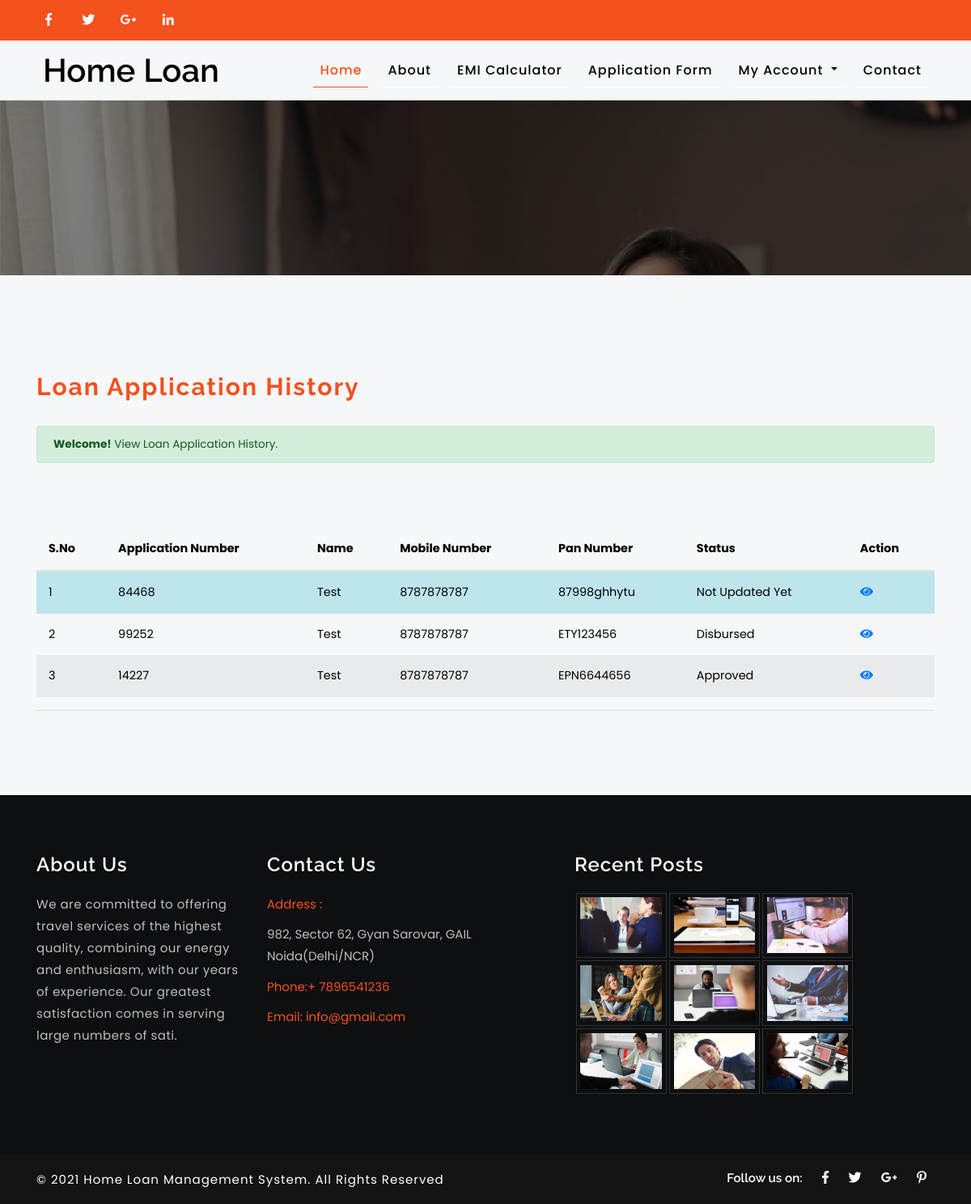
Page /application-history.php (signed in) on the committed database.
### tables this page shows
CREATE TABLE `tblapplication` (
  `ID` int(10) NOT NULL,
  `UserID` int(10) DEFAULT NULL,
  `ApplicationNumber` int(10) DEFAULT NULL,
  `PanNumber` varchar(200) DEFAULT NULL,
  `PanCardCopy` varchar(200) DEFAULT NULL,
  `Address` mediumtext DEFAULT NULL,
  `AddressProofType` varchar(200) DEFAULT NULL,
  `AdressDoc` varchar(200) DEFAULT NULL,
  `ServiceType` varchar(200) DEFAULT NULL,
  `MontlyIncome` decimal(10,2) DEFAULT NULL,
  `ExistingLoan` varchar(100) DEFAULT NULL,
  `ExpectedLoanAmount` decimal(10,2) DEFAULT NULL,
  `ProfilePic` varchar(200) DEFAULT NULL,
  `Tenure` int(5) DEFAULT NULL,
  `GName` varchar(200) DEFAULT NULL,
  `Gmobnum` bigint(10) DEFAULT NULL,
  `Gemail` varchar(200) DEFAULT NULL,
  `Gaddress` varchar(200) DEFAULT NULL,
  `SubmitDate` timestamp NULL DEFAULT current_timestamp(),
  `Remark` varchar(200) DEFAULT NULL,
  `Status` varchar(200) DEFAULT NULL,
  `LoanamountDisbursed` decimal(10,2) DEFAULT NULL,
  `RateofInterest` decimal(10,0) DEFAULT NULL,
  `DTenure` int(5) DEFAULT NULL,
  `UpdationDate` timestamp NULL DEFAULT NULL ON UPDATE current_timestamp()
);

CREATE TABLE `tbluser` (
  `ID` int(10) NOT NULL,
  `FullName` varchar(200) DEFAULT NULL,
  `MobileNumber` bigint(10) DEFAULT NULL,
  `Password` varchar(200) DEFAULT NULL,
  `RegDate` timestamp NULL DEFAULT current_timestamp()
);

CREATE TABLE `tblpage` (
  `ID` int(10) NOT NULL,
  `PageType` varchar(200) DEFAULT NULL,
  `PageTitle` mediumtext DEFAULT NULL,
  `PageDescription` mediumtext DEFAULT NULL,
  `Email` varchar(200) DEFAULT NULL,
  `MobileNumber` bigint(10) DEFAULT NULL,
  `UpdationDate` date DEFAULT NULL
);

### application-history.php (the view, shortened to what this page needs)
<?php
include('includes/dbconnection.php');
if (strlen($_SESSION['hlmsuid']==0)) {
header('location:logout.php');
  } else{
  ?>
<!DOCTYPE HTML>
<html lang="zxx">
<head>
	<link href="css/bootstrap.css" rel='stylesheet' type='text/css' />
	<link href="css/style.css" rel='stylesheet' type='text/css' />
	<link href="css/fontawesome-all.min.css" rel="stylesheet">
</head>
<body>
<?php include_once('includes/header.php');?>
	<section class="banner-1">
	</section>
	<section class="typo py-5">
		<div class="container py-md-4 mt-md-3">
			<div class="grid_3 grid_5 w3l">
				<h3>Loan Application History</h3>
			<div class="alert alert-success" role="alert">
				  <strong>Welcome!</strong> View Loan Application History.
				</div>
			</div>
			<div class="bs-docs-example">
		<table class="table table-striped">
                      <thead>
                       <tr>
                                               <th>S.No</th>
                                        <th>Application Number</th>
                                        <th>Name</th>
                                        <th>Mobile Number</th>
                                        <th>Pan Number</th>
                                    <th>Status</th>
                                        <th>Action</th>
                                            </tr>
                      </thead>
                      <tbody>
                        <tr class="table-info">
                           <?php
                           $uid=$_SESSION['hlmsuid'];
$sql="SELECT tbluser.FullName,tbluser.MobileNumber,tblapplication.ID as appaid, tblapplication.ApplicationNumber, tblapplication.PanNumber,tblapplication.Status from  tblapplication join tbluser on tbluser.ID= tblapplication.UserID where tbluser.ID=:uid";
$query = $dbh -> prepare($sql);
$query->bindParam(':uid',$uid,PDO::PARAM_STR);
$query->execute();
$results=$query->fetchAll(PDO::FETCH_OBJ);
$cnt=1;
if($query->rowCount() > 0)
{
foreach($results as $row)
{               ?>
                         <td><?php echo htmlentities($cnt);?></td>
                                        <td><?php  echo htmlentities($row->ApplicationNumber);?></td>
                                        <td><?php  echo htmlentities($row->FullName);?></td>
                                        <td><?php  echo htmlentities($row->MobileNumber);?></td>
                                        <td><?php  echo htmlentities($row->PanNumber);?></td>
                                             <?php if($row->Status==""){ ?>
                     <td><?php echo "Not Updated Yet"; ?></td>
<?php } else { ?>                  <td><?php  echo htmlentities($row->Status);?>
                  </td>
                  <?php } ?>
                                        <td><a href="view-loan-request-detail.php?editid=<?php echo htmlentities ($row->appaid);?>&&aid=<?php echo htmlentities ($row->ApplicationNumber);?>"><i class="fa fa-eye" aria-hidden="true"></i></a></td>
                        </tr>
                        <?php $cnt=$cnt+1;}} ?>
                      </tbody>
                    </table>
			</div>
			<hr class="bs-docs-separator">
		</div>
	</section>
<?php include_once('includes/footer.php');?>
</body>
</html><?php }?>

### includes/footer.php (shortened to what this page needs)
    <footer>
        <div class="container py-md-4 mt-md-3">
            <div class="row footer-top-w3layouts-agile py-5">
                <div class="col-lg-3 col-md-6 col-sm-6 footer-grid">
                    <?php
$sql="SELECT * from tblpage where PageType='aboutus'";
$query = $dbh -> prepare($sql);
$query->execute();
$results=$query->fetchAll(PDO::FETCH_OBJ);
$cnt=1;
if($query->rowCount() > 0)
{
foreach($results as $row)
{               ?>
                    <div class="footer-title">
                        <h3><?php  echo htmlentities($row->PageTitle);?></h3>
                    </div>
                    <div class="footer-text">
                        <p><?php  echo htmlentities(substr($row->PageDescription,0,200));?>.</p>
                    </div>
                <?php $cnt=$cnt+1;}} ?></div>
                <div class="col-lg-4 col-md-6 col-sm-6 footer-grid">
                    <?php
$sql="SELECT * from tblpage where PageType='contactus'";
$query = $dbh -> prepare($sql);
$query->execute();
$results=$query->fetchAll(PDO::FETCH_OBJ);
$cnt=1;
if($query->rowCount() > 0)
{
foreach($results as $row)
{               ?>
                    <div class="footer-title">
                        <h3><?php  echo htmlentities($row->PageTitle);?></h3>
                    </div>
                    <div class="footer-office-hour">
                        <ul>
                            <li class="hd">Address :</li>
                            <li><?php  echo htmlentities($row->PageDescription);?></li>
                        </ul>
                        <ul>
                            <li class="hd">Phone:+ <?php  echo htmlentities($row->MobileNumber);?></li>
                            <li class="hd">Email:
                               <?php  echo htmlentities($row->Email);?>
                            </li>
                        </ul>
                    </div>
                <?php $cnt=$cnt+1;}} ?></div>
                <div class="col-lg-4 col-md-6 col-sm-6 footer-grid">
                    <div class="footer-title">
                        <h3>Recent Posts</h3>
                    </div>
                    <div class="footer-list">
                        <div class="flickr-grid">
                            <a href="#" data-toggle="modal" data-target="#myModal">
                                <img src="images/g1.jpg" class="img-fluid" alt=" ">
                            </a>
                        </div>
                        <div class="flickr-grid">
                            <a href="#" data-toggle="modal" data-target="#myModal">
                                <img src="images/g2.jpg" class="img-fluid" alt=" ">
                            </a>
                        </div>
                        <div class="flickr-grid">
                            <a href="#" data-toggle="modal" data-target="#myModal">
                                <img src="images/g3.jpg" class="img-fluid" alt=" ">
                            </a>
                        </div>
                        <div class="flickr-grid">
                            <a href="#" data-toggle="modal" data-target="#myModal">
                                <img src="images/g4.jpg" class="img-fluid" alt=" ">
                            </a>
                        </div>
                        <div class="flickr-grid">
                            <a href="#" data-toggle="modal" data-target="#myModal">
                                <img src="images/g5.jpg" class="img-fluid" alt=" ">
                            </a>
                        </div>
                        <div class="flickr-grid">
                            <a href="#" data-toggle="modal" data-target="#myModal">
                                <img src="images/g6.jpg" class="img-fluid" alt=" ">
                            </a>
                        </div>
                        <div class="flickr-grid">
                            <a href="#" data-toggle="modal" data-target="#myModal">
                                <img src="images/g7.jpg" class="img-fluid" alt=" ">
                            </a>
                        </div>
                        <div class="flickr-grid">
                            <a href="#" data-toggle="modal" data-target="#myModal">
                                <img src="images/g9.jpg" class="img-fluid" alt=" ">
                            </a>
                        </div>
                        <div class="flickr-grid">
                            <a href="#" data-toggle="modal" data-target="#myModal">
                                <img src="images/g8.jpg" class="img-fluid" alt=" ">
                            </a>
                        </div>
                    </div>
                </div>
            </div>
        </div>
    </footer>
    <div class="copyright py-3">
        <div class="container">
            <div class="copyrighttop">
                <ul>
                    <li>
                        <h4>Follow us on:</h4>
                    </li>
                    <li>
                        <a class="facebook" href="#">
                            <i class="fab fa-facebook-f"></i>
                        </a>
                    </li>
                    <li>
                        <a class="facebook" href="#">
                            <i class="fab fa-twitter"></i>
                        </a>
                    </li>
                    <li>
                        <a class="facebook" href="#">
                            <i class="fab fa-google-plus-g"></i>
                        </a>
                    </li>
                    <li>
                        <a class="facebook" href="#">
                            <i class="fab fa-pinterest-p"></i>
                        </a>
                    </li>
                </ul>
            </div>
            <div class="copyrightbottom">
                <p>© 2021 Home Loan Management System. All Rights Reserved
                </p>
            </div>
            <div class="clearfix"></div>
        </div>
    </div>

### rows in the picture
tblapplication: ApplicationNumber "84468", UserID.FullName "Test", UserID.MobileNumber "8787878787", PanNumber "87998ghhytu", shows "Not Updated Yet"
tblapplication: ApplicationNumber "99252", UserID.FullName "Test", UserID.MobileNumber "8787878787", PanNumber "ETY123456", Status "Disbursed"
tblapplication: ApplicationNumber "14227", UserID.FullName "Test", UserID.MobileNumber "8787878787", PanNumber "EPN6644656", Status "Approved"
tblpage: PageTitle "About Us", PageDescription "We are committed to offering travel services of the highest quality, combining our energy and enthusiasm, with our years of experience. Our greatest satisfaction comes in serving large numbers of sati"
tblpage: PageTitle "Contact Us", PageDescription "982, Sector 62, Gyan Sarovar, GAIL Noida(Delhi/NCR)", MobileNumber "7896541236", Email "info@gmail.com"
